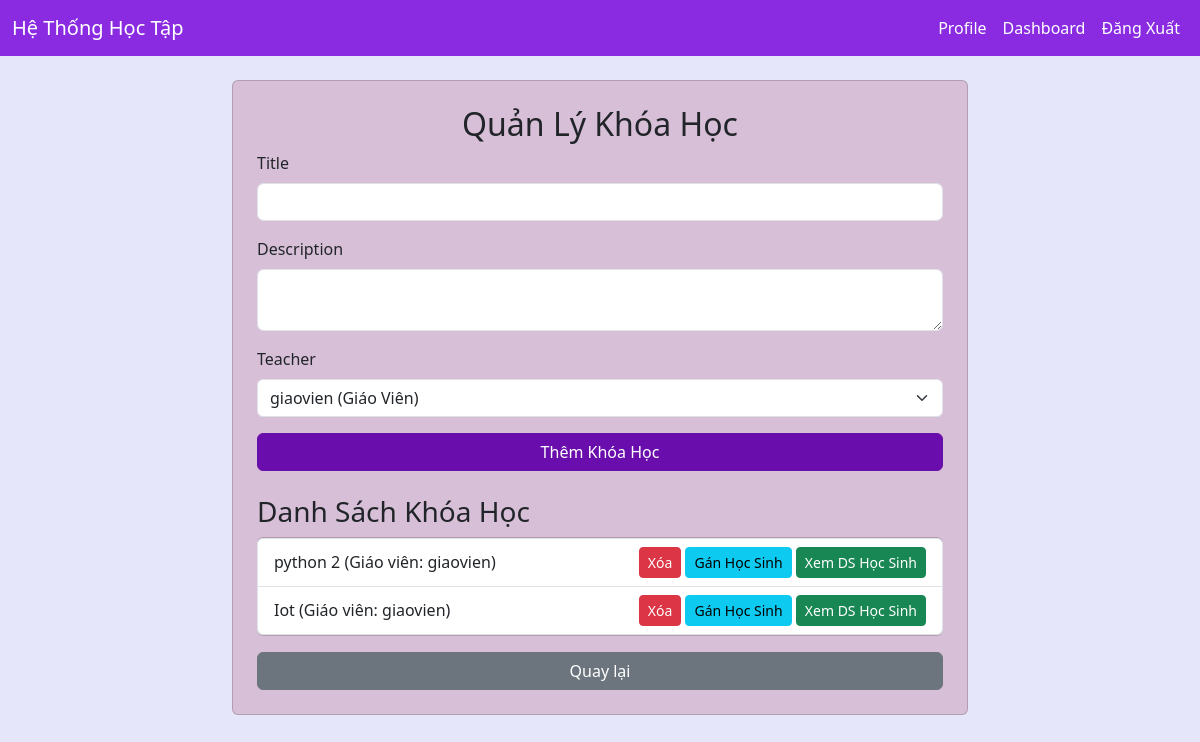
Page /admin/manage_courses (signed in) on the committed database.
### models.py (models this page shows)
class Course(db.Model):
    __tablename__ = 'course'
    id = db.Column(db.Integer, primary_key=True)
    title = db.Column(db.String(100), nullable=False)
    description = db.Column(db.Text)
    teacher_id = db.Column(db.Integer, db.ForeignKey('user.id'))
    teacher = db.relationship('User', foreign_keys=[teacher_id])
    students = db.relationship('Student', secondary=course_student, lazy='dynamic', backref=db.backref('enrolled_courses', lazy='dynamic'))

class User(db.Model):
    __tablename__ = 'user'
    id = db.Column(db.Integer, primary_key=True)
    username = db.Column(db.String(80), unique=True, nullable=False)
    password = db.Column(db.String(120), nullable=False)
    role = db.Column(db.String(20), nullable=False)  # admin, teacher, student
    full_name = db.Column(db.String(100))
    email = db.Column(db.String(120), unique=True)
    courses = db.relationship('Course', backref='teachers', lazy=True, foreign_keys='Course.teacher_id')

### admin/routes.py (the view, shortened to what this page needs)
@admin_bp.route('/manage_courses', methods=['GET', 'POST', 'DELETE'])
def manage_courses():
    if session.get('role') != 'admin':
        flash('Bạn không có quyền truy cập!', 'danger')
        return redirect(url_for('auth.login'))
    courses = Course.query.all()
    teachers = User.query.filter_by(role='teacher').all()
    students = Student.query.all()  # Danh sách tất cả học sinh
    courses_with_students = []
    for course in courses:
        course_students = course.students.all() if hasattr(course.students, 'all') else []
        courses_with_students.append({'course': course, 'students': course_students})
    return render_template('manage_courses.html', courses_with_students=courses_with_students, teachers=teachers, students=students)

### templates/manage_courses.html (shortened to what this page needs)
{% extends "base.html" %}
{% block content %}
<div class="row justify-content-center">
    <div class="col-md-8">
        <div class="card p-4">
            <h2 class="text-center">Quản Lý Khóa Học</h2>
            <form method="POST">
                <div class="mb-3">
                    <label class="form-label">Title</label>
                    <input type="text" name="title" class="form-control" required>
                </div>
                <div class="mb-3">
                    <label class="form-label">Description</label>
                    <textarea name="description" class="form-control"></textarea>
                </div>
                <div class="mb-3">
                    <label class="form-label">Teacher</label>
                    <select name="teacher_id" class="form-select" required>
                        {% for teacher in teachers %}
                            <option value="{{ teacher.id }}">{{ teacher.username }} ({{ teacher.full_name or 'Chưa có tên' }})</option>
                        {% endfor %}
                    </select>
                </div>
                <button type="submit" class="btn btn-primary w-100">Thêm Khóa Học</button>
            </form>
            <h3 class="mt-4">Danh Sách Khóa Học</h3>
            <ul class="list-group">
            {% for item in courses_with_students %}
                <li class="list-group-item d-flex justify-content-between align-items-center">
                    {{ item.course.title }} (Giáo viên: {{ item.course.teachers.username if item.course.teachers else 'Chưa có' }})
                    <div>
                        <form method="DELETE" style="display:inline;">
                            <button type="submit" class="btn btn-danger btn-sm" onclick="return confirm('Bạn có chắc muốn xóa?')">Xóa</button>
                        </form>
                        <button type="button" class="btn btn-info btn-sm" data-bs-toggle="modal" data-bs-target="#assignModal{{ item.course.id }}">Gán Học Sinh</button>
                        <a href="{{ url_for('admin.view_course_students', course_id=item.course.id) }}" class="btn btn-success btn-sm">Xem DS Học Sinh</a>
                    </div>
                </li>
            {% endfor %}
            </ul>
            <a href="{{ url_for('admin.dashboard') }}" class="btn btn-secondary mt-3">Quay lại</a>
        </div>
    </div>
</div>
{% endblock %}

### templates/base.html (style rules this page uses)
body { background-color: #e6e6fa; color: #4b0082; }
.btn-primary { background-color: #6a0dad; border-color: #6a0dad; }
.card { background-color: #d8bfd8; }

### rows in the picture
Course: course "python 2"
User: course.teachers "giaovien" "giaovien"
Course: course "Iot"

### other values in the picture
form field teacher_id "giaovien (Giáo Viên)"
